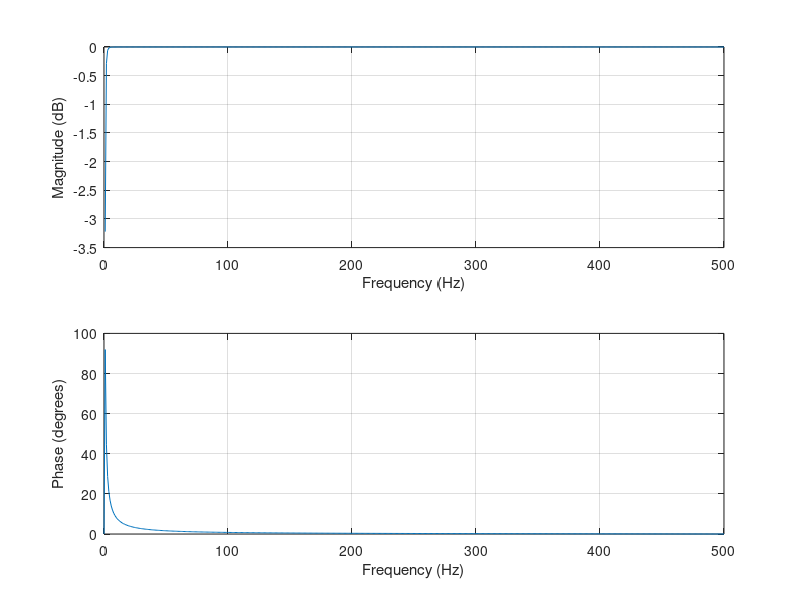

Reproduce this figure in MATLAB.
%% Butterworth Filter
format long;

Fs = 1000; % Hz
Fc = 1; % Hz

Wn = Fc /(Fs/2);
[b, a] = butter(2, Wn, "high")

freqz(b,a, [], Fs);
